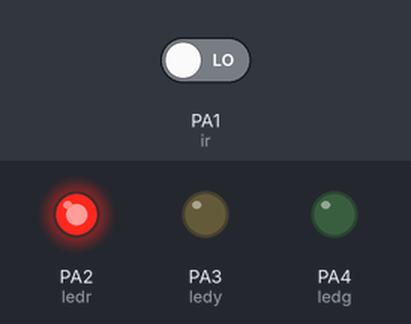
The sketch below on a simulated STM32 Blue Pill. On the bench: output pins drawn as LEDs (lit = HIGH). Inputs (shaded band) come from the test bench; at power-on: PA1 (ir) LOW. What the sketch prints to the serial monitor is not drawn.

Above: at 1.2 s.
1.3 s: PA1 (ir) driven HIGH
At 1.6 s:
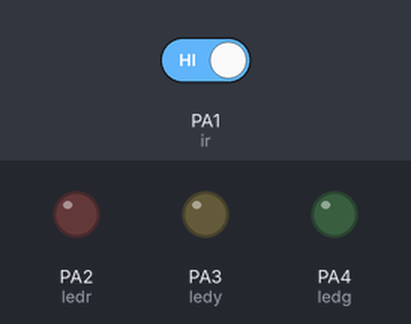
2.8 s: PA1 (ir) driven LOW
At 3.9 s:
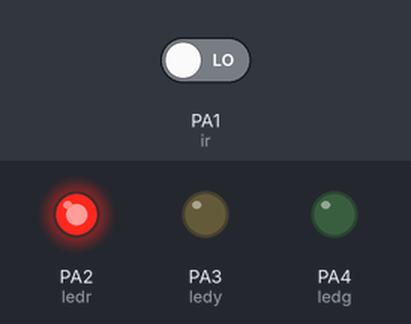
Timing chart, 0 to 5.8 s (numbered marks = the images above; inputs shaded):
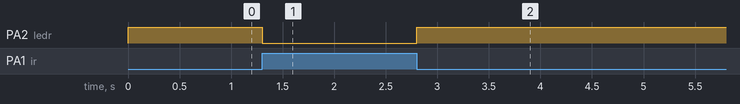

Measured:
- after the input at 1.3 s, PA2 (ledr): HIGH → LOW at once
- after the input at 2.8 s, PA2 (ledr): LOW → HIGH at once

The sketch:

infrared_stm32.ino
```cpp
int ir = PA1;
int ledr = PA2;
int ledy = PA3;
int ledg = PA4;

int convert(int x){
  if(x == 1){
    x = 0;
  }else {
    x = 1;
  }
  return x;
}

void setup() {
  // put your setup code here, to run once:
  pinMode(ir, INPUT);
  pinMode(ledr, OUTPUT);
  pinMode(ledy, OUTPUT);
  pinMode(ledg, OUTPUT);
  Serial.begin(9600);
}

void loop() {
  // put your main code here, to run repeatedly:
  int vir = digitalRead(ir);
  vir = convert(vir);
  Serial.print("kondisi ir : ");
  Serial.println(vir);

  if(vir == 1){
    digitalWrite(ledr, HIGH);
  }else {
    digitalWrite(ledr, LOW);
  }
}
```
